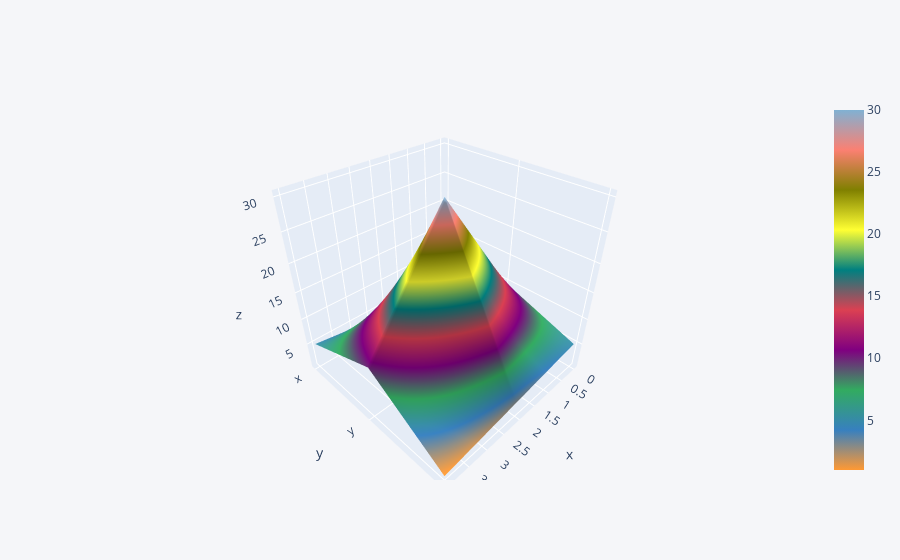

The notebook cell this image was saved under:
### Code cell
df3.iplot(kind='surface')

### Figure 1 — Plotly figure (JSON) as saved in the notebook; plotly's stock layout.template omitted (floating-point values rounded to 4 significant figures)
{"data": [{"colorscale": [[0, "rgb(255, 153, 51)"], [0.1111, "rgb(55, 128, 191)"], [0.2222, "rgb(50, 171, 96)"], [0.3333, "rgb(128, 0, 128)"], [0.4444, "rgb(219, 64, 82)"], [0.5556, "rgb(0, 128, 128)"], [0.6667, "rgb(255, 255, 51)"], [0.7778, "rgb(128, 128, 0)"], [0.8889, "rgb(251, 128, 114)"], [1, "rgb(128, 177, 211)"]], "type": "surface", "x": [0, 1, 2, 3, 4], "y": ["x", "y", "z"], "z": [[1, 2, 3, 4, 5], [10, 20, 30, 20, 10], [5, 4, 3, 2, 1]]}], "layout": {"legend": {"bgcolor": "#F5F6F9", "font": {"color": "#4D5663"}}, "paper_bgcolor": "#F5F6F9", "plot_bgcolor": "#F5F6F9", "title": {"font": {"color": "#4D5663"}}, "xaxis": {"gridcolor": "#E1E5ED", "showgrid": true, "tickfont": {"color": "#4D5663"}, "title": {"font": {"color": "#4D5663"}, "text": ""}, "zerolinecolor": "#E1E5ED"}, "yaxis": {"gridcolor": "#E1E5ED", "showgrid": true, "tickfont": {"color": "#4D5663"}, "title": {"font": {"color": "#4D5663"}, "text": ""}, "zerolinecolor": "#E1E5ED"}}}
